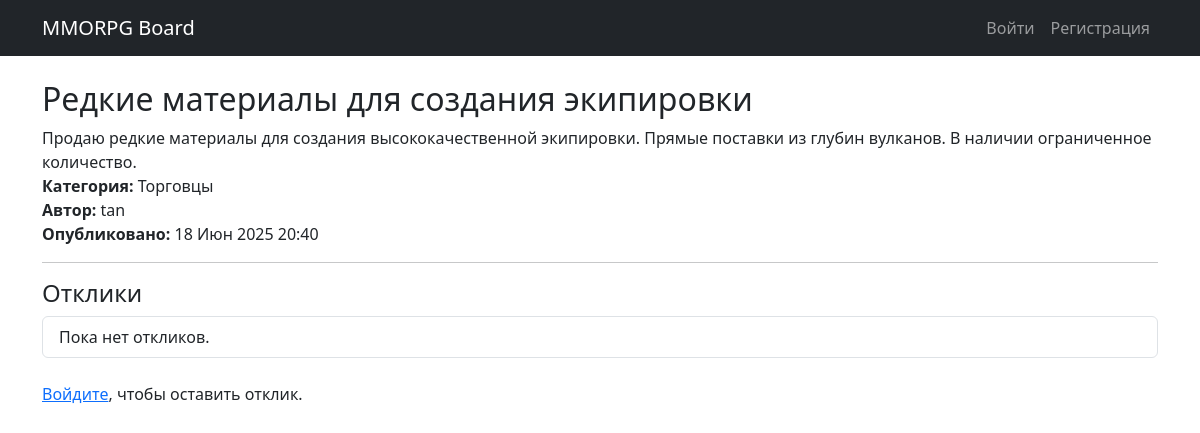
/post/16/, run on the app's committed database.
### board/models.py (models this page shows, shortened)
class Post(models.Model):
    author = models.ForeignKey(User, on_delete=models.CASCADE)
    title = models.CharField(max_length=100)
    content = RichTextUploadingField()
    category = models.ForeignKey(Category, on_delete=models.SET_NULL, null=True)
    created_at = models.DateTimeField(auto_now_add=True)
    updated_at = models.DateTimeField(auto_now=True)
    class Meta:
        ordering = ['-created_at']
        verbose_name = 'Объявление'
        verbose_name_plural = 'Объявления'

class Category(models.Model):
    name = models.CharField(max_length=100, unique=True, choices=CATEGORY_CHOICES)

### board/views.py (the view)
# urls.py: path('post/<int:pk>/', PostDetailView.as_view(), name='post_detail'),
class PostDetailView(DetailView):
    model = Post
    template_name = 'board/post_detail.html'
    context_object_name = 'post'
    def get_context_data(self, **kwargs):
        context = super().get_context_data(**kwargs)
        context['form'] = ReplyForm()
        return context
    def post(self, request, *args, **kwargs):
        self.object = self.get_object()
        form = ReplyForm(request.POST)
        if form.is_valid():
            reply = form.save(commit=False)
            reply.post = self.object
            reply.user = request.user
            reply.save()
            messages.success(request, 'Отклик отправлен!')
            return redirect('post_detail', pk=self.object.pk)
        context = self.get_context_data(form=form)
        return self.render_to_response(context)

### templates/board/post_detail.html (shortened to what this page needs)
{% extends 'base.html' %}
{% block content %}
<h2>{{ post.title }}</h2>
<div class="mb-3">
<div>{{ post.content|safe }}</div>
  <p>
    <strong>Категория:</strong> {{ post.category.get_name_display }}<br>
    <strong>Автор:</strong> {{ post.author.username }}<br>
    <strong>Опубликовано:</strong> {{ post.created_at|date:"d M Y H:i" }}
  </p>
</div>
<hr>
<h4>Отклики</h4>
<ul class="list-group mb-4">
  {% for reply in replies %}
    <li class="list-group-item d-flex justify-content-between align-items-center">
      <div>
        <strong>{{ reply.user }}</strong>: {{ reply.text }}
        {% if reply.accepted %}
          <span class="badge bg-success ms-2">Принят</span>
        {% endif %}
      </div>
    </li>
  {% empty %}
    <li class="list-group-item">Пока нет откликов.</li>
  {% endfor %}
</ul>
{% if user.is_authenticated %}
  <h4>Откликнуться</h4>
  <form method="post" class="mb-5">
    {% csrf_token %}
    {{ form.as_p }}
    <button class="btn btn-primary" type="submit">Отправить отклик</button>
  </form>
{% else %}
  <p><a href="{% url 'login' %}">Войдите</a>, чтобы оставить отклик.</p>
{% endif %}
{% endblock %}

### data on the page
Post: title "Редкие материалы для создания экипировки", content "Продаю редкие материалы для создания высококачественной экипировки. Прямые поставки из глубин вулканов. В наличии ограниченное количество.", category.name "Торговцы", author.username "tan", created_at "18 Июн 2025 20:40"
